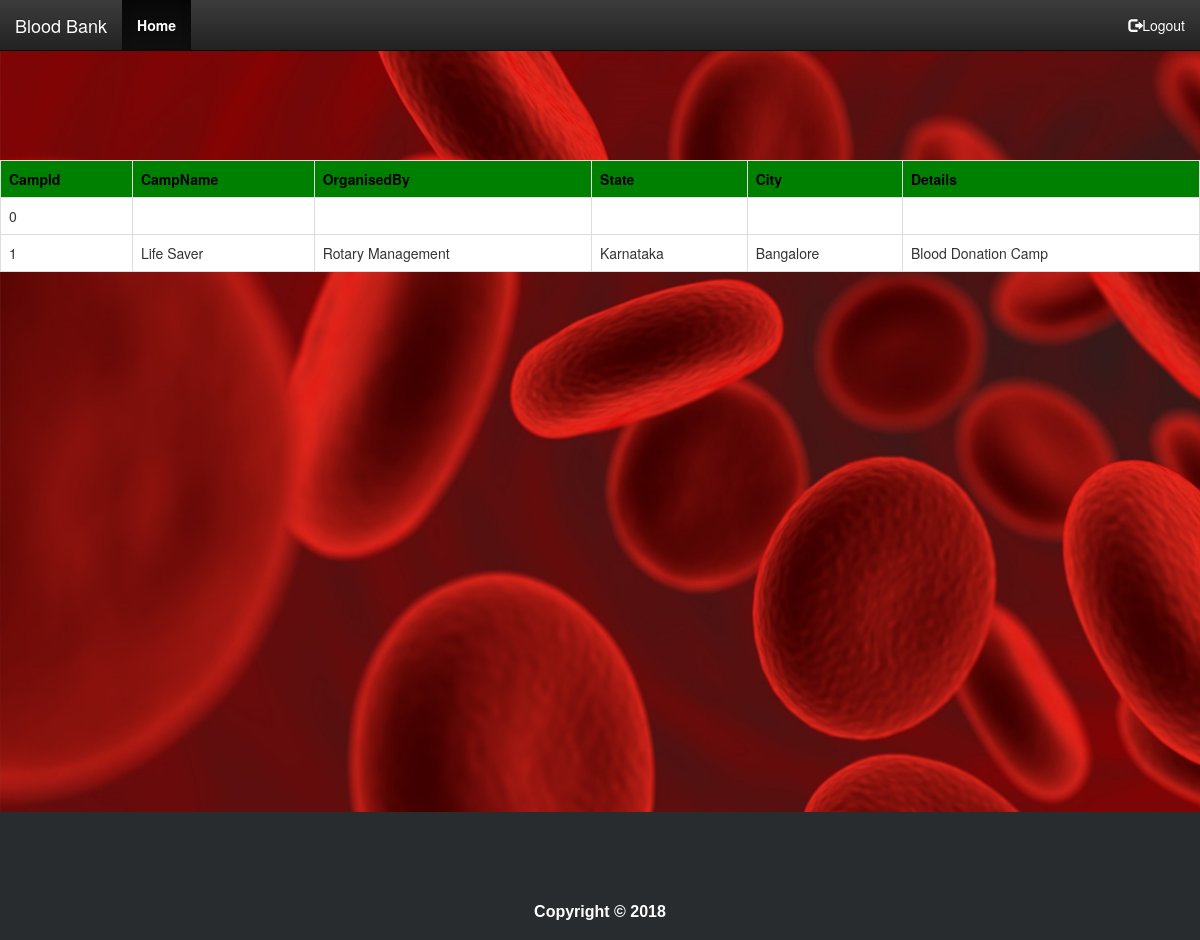
The app's page /admin/viewcamp.php with its own data.
### tables this page shows
CREATE TABLE `camp` (
  `Id` int(10) NOT NULL,
  `Name` varchar(30) NOT NULL,
  `Organisation` varchar(50) NOT NULL,
  `State` varchar(20) NOT NULL,
  `City` varchar(20) NOT NULL,
  `Details` varchar(200) NOT NULL
);

### admin/viewcamp.php (the view, shortened to what this page needs)
<?php
$conn=mysqli_connect("localhost","root","") or die("Could not connect");
$sql="select * from camp";
$records=mysqli_query($conn,$sql)or die (mysqli_error());
?>
<!DOCTYPE html>
<html>
<head>
    <link rel="stylesheet" href="assets/bootstrap/css/bootstrap.min.css">
    <link rel="stylesheet" href="assets/fonts/font-awesome.min.css">
    <link rel="stylesheet" href="assets/css/styles.css">
    <link rel="stylesheet" href="assets/css/Pretty-Footer.css">
</head>
<body>
    <nav class="navbar navbar-inverse navbar-fixed-top">
        <div class="container-fluid">
            <div class="navbar-header"><a class="navbar-brand navbar-link" href="#"><font color="white">Blood Bank</font><br></a>
            </div>
            <div class="collapse navbar-collapse" id="navcol-1">
                <ul class="nav navbar-nav">
				 <li class="active"><a href="../admin/adminhome.html"><font color="white"><b>Home</b></font></a></li>
                    </ul><div class="collapse navbar-collapse" id="navcol-1">
                    <ul class="nav navbar-nav navbar-right">
					<li role="presentation"><a onclick="window.location.href='../homepage.html'"> <span class="glyphicon glyphicon-log-out" style="color:white"></span><font color="white">Logout</font></a></li>
                    </ul>
            </div>
            </div>
        </div>
    </nav>
	<br><br><br><br><br><br><br><br>
			<center>
			<div class="Table">
            <table class="table table-bordered" width="50">
			  <tr>
	    <th style="background:green"><font color="black">CampId</font></th>
        <th style="background:green"><font color="black">CampName</font></th>
        <th style="background:green"><font color="black">OrganisedBy</font></th>
        <th style="background:green"><font color="black">State</font></th>
		<th style="background:green"><font color="black">City</font></th>
		<th style="background:green"><font color="black">Details</font></th>
      </tr>
			<?php
			while($viewcamp=mysqli_fetch_array($records))
		    {
				echo "<tr>";
				echo "<td style='background:white'>".$viewcamp['Id']."</td>";
				echo "<td style='background:white'>".$viewcamp['Name']."</td>";
				echo "<td style='background:white'>".$viewcamp['Organisation']."</td>";
				echo "<td style='background:white'>".$viewcamp['State']."</td>";
				echo "<td style='background:white'>".$viewcamp['City']."</td>";
				echo "<td style='background:white'>".$viewcamp['Details']."</td>";
		        echo "</tr>";
			}
			?>
			</table>
			</div>
			</center>
			<br><br><br><br><br><br><br><br><br><br><br><br><br><br><br><br><br><br><br><br><br><br>
<footer>
     <div class="col-md-12"><center>
            <label><br><br>Copyright © 2018 </label></center>
        </div><br>
    </footer>
		</body>
		</html>

### admin/assets/css/styles.css (style rules this page uses)
@media (min-width:768px) { .navbar-nav > li { float:left; } }
body { font-family:"Lucida Handwriting,Georgia; font-size:16px; line-height:1.42857143; color:#333; background-color:white; }
a { color:#337ab7; text-decoration:none; }

### admin/assets/css/Pretty-Footer.css (style rules this page uses)
footer { background-color:#292c2f; box-shadow:0 1px 1px 0 rgba(0, 0, 0, 0.12); box-sizing:border-box; width:100%; text-align:left; font:bold 16px sans-serif; padding:55px 50px; margin-top:80px; bottom:0; color:#fff; }

### admin/viewcamp.php (style rules this page uses)
body { background: url(assets/img/header.jpg)fixed; -webkit-background-size:cover; -moz-background-size: cover; -o-background-size: cover; background-size:cover; }

### records on screen
camp: Id "0"
camp: Id "1", Name "Life Saver", Organisation "Rotary Management", State "Karnataka", City "Bangalore", Details "Blood Donation Camp"
